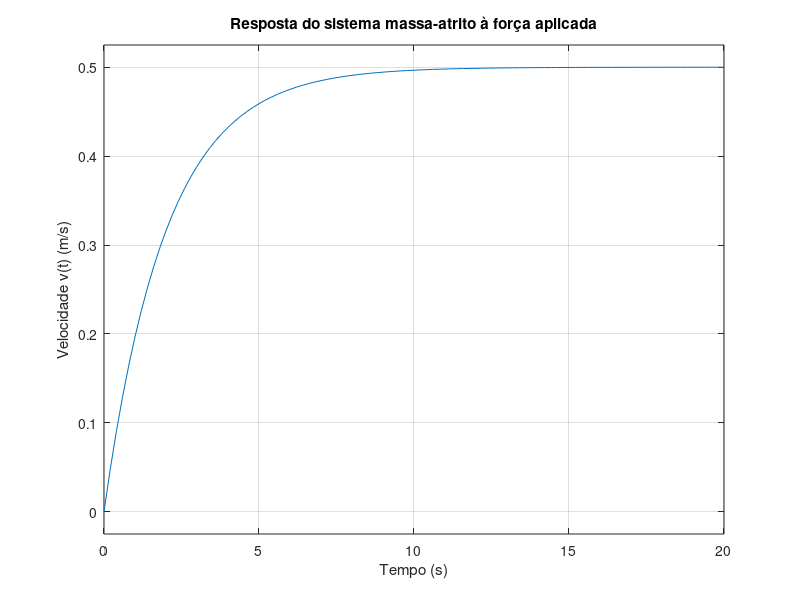

Write MATLAB code to recreate this figure.
% 3. Sistema massa-atrito (Caixa Cinza)

% Parâmetros conhecidos
M = 4;   % massa (kg)
F = 1;   % força aplicada (N)

% Dado experimental: velocidade estabilizou em 0,5 m/s
v_ss = 0.5;

% Modelo: M*v' + b*v = F
% Em regime permanente (v' = 0): b*v_ss = F  =>  b = F/v_ss
b = F / v_ss;

% Mostra o valor encontrado para b
fprintf('Coeficiente de atrito encontrado: b = %.4f N.s/m\n', b);

% Função de transferência: V(s)/F(s) = 1 / (M*s + b)
num = 1;
den = [M b];

sys = tf(num, den);

disp('Função de transferência do sistema massa-atrito:');
sys

% Gráfico da resposta à mesma força aplicada no experimento
figure;
step(F * sys); % multiplicamos por F para simular a força aplicada de 1 N
xlabel('Tempo (s)');
ylabel('Velocidade v(t) (m/s)');
title('Resposta do sistema massa-atrito à força aplicada');
grid on;
